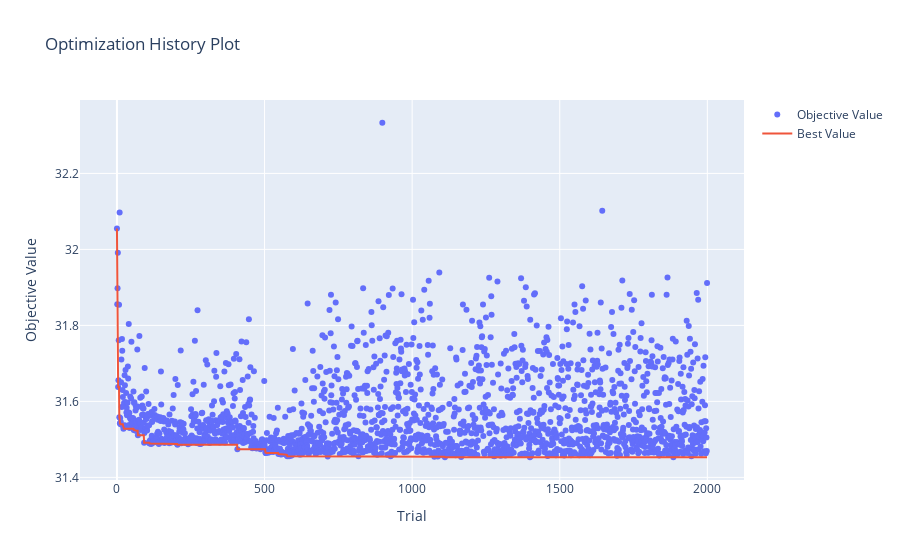

Notebook source saved alongside this figure:
### Code cell
optuna.visualization.plot_optimization_history(study)

### Figure 1 — Plotly figure (JSON) as saved in the notebook; plotly's stock layout.template omitted (floating-point values rounded to 4 significant figures; data arrays with more than 128 entries replaced by an {"elided": "..."} marker saying what was removed)
{"data": [{"mode": "markers", "name": "Objective Value", "type": "scatter", "x": {"elided": "2000 int values"}, "y": {"elided": "2000 float values"}}, {"mode": "lines", "name": "Best Value", "type": "scatter", "x": {"elided": "2000 int values"}, "y": {"elided": "2000 float values"}}, {"marker": {"color": "#cccccc"}, "mode": "markers", "name": "Infeasible Trial", "showlegend": false, "type": "scatter", "x": [], "y": []}], "layout": {"title": {"text": "Optimization History Plot"}, "xaxis": {"title": {"text": "Trial"}}, "yaxis": {"title": {"text": "Objective Value"}}}}
